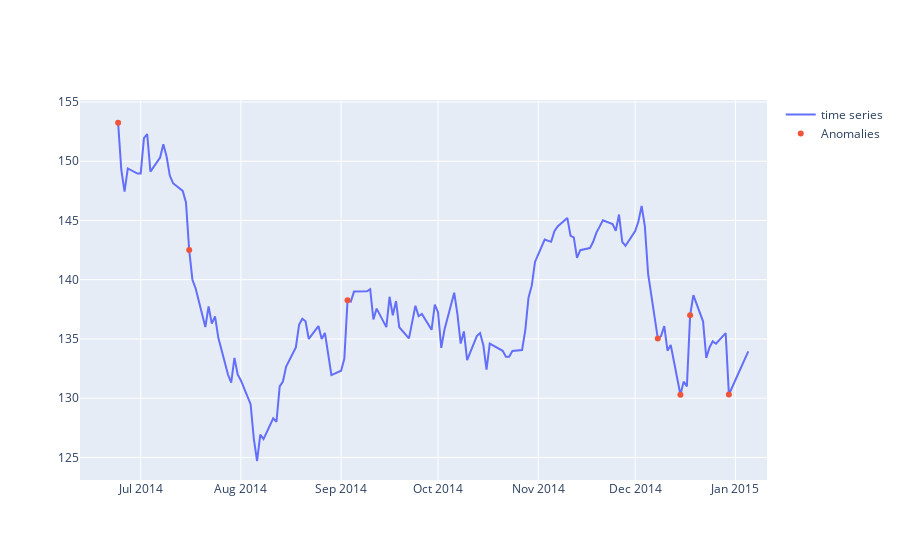

Source (notebook cell):
### Code cell
a = df_res.loc[df_res.anomaly, ['GZP']]
fig = go.Figure()
fig.add_trace(go.Scatter(x=df_res.index, y=df_res.GZP, 
                        mode='lines', name='time series'))
fig.add_trace(go.Scatter(x=a.index, y=a.GZP, 
                       mode='markers', name='Anomalies'))
#fig.update_layout(title=' Акции "Газпром"')

### Figure 1 — Plotly figure (JSON) as saved in the notebook; plotly's stock layout.template omitted (floating-point values rounded to 4 significant figures; data arrays with more than 128 entries replaced by an {"elided": "..."} marker saying what was removed)
{"data": [{"mode": "lines", "name": "time series", "type": "scatter", "x": {"elided": "136 str values"}, "y": {"elided": "136 float values"}}, {"mode": "markers", "name": "Anomalies", "type": "scatter", "x": ["2014-06-24", "2014-07-16", "2014-09-03", "2014-12-08", "2014-12-15", "2014-12-18", "2014-12-30"], "y": [153.2, 142.5, 138.3, 135.1, 130.3, 137, 130.3]}], "layout": {}}
